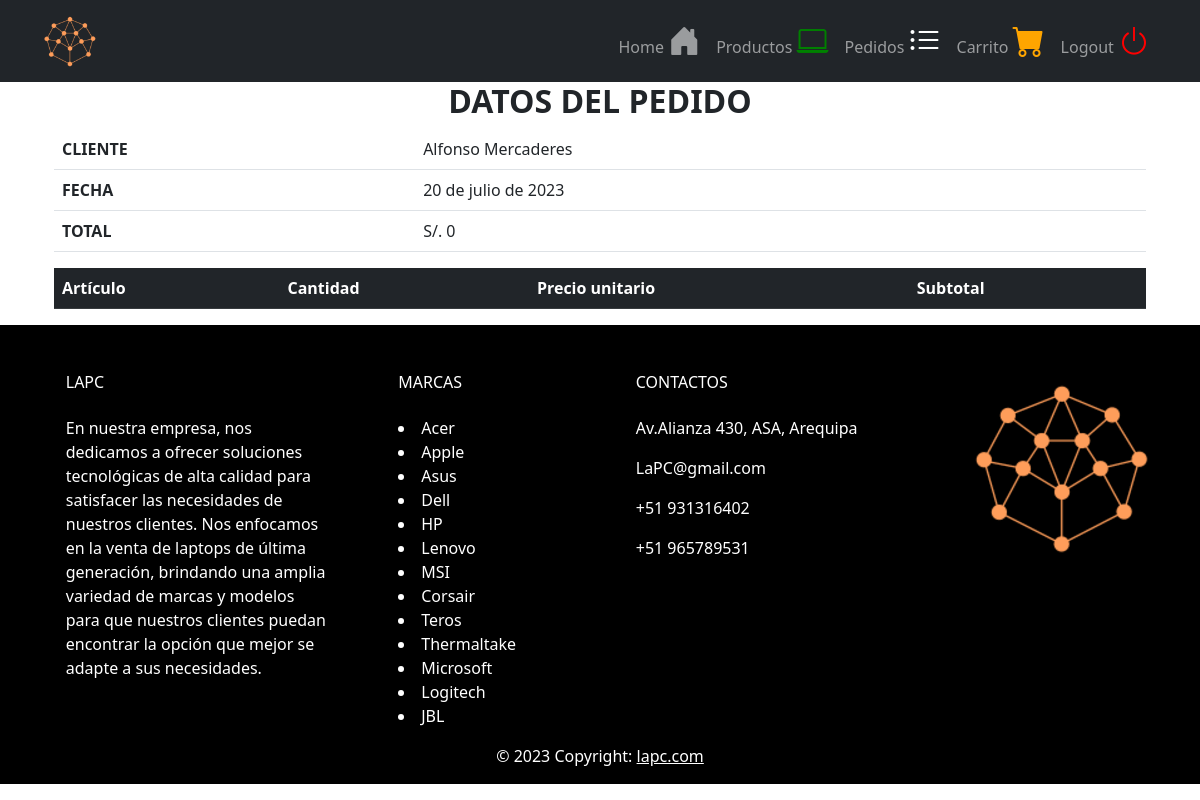
Page /pedido_detalle/3/ (signed in) on the committed database.
### tienda/models.py (models this page shows, shortened)
class Pedido(models.Model):  # Cambiar modelo manytomany
    PedCabCodCli = models.ForeignKey(Cliente, on_delete=models.CASCADE)
    PedCabFec = models.DateField(auto_now_add=True)
    PedDetArtCod = models.ManyToManyField(Carrito, symmetrical=False)
    PedDetEstReg = models.BooleanField(default=True)
    _total = 0
    @property
    def total(self):
        self._total = 0
        for c in self.PedDetArtCod.all():
            self._total += c.subtotal
        return self._total

class Cliente(AbstractUser):
    CliDNI = models.CharField(max_length=8)
    CliApePat = models.CharField(max_length=20)
    CliNom = models.CharField(max_length=20)
    CliEstReg = models.BooleanField(default=True)
    def __str__(self):
        return self.CliNom + ' ' + self.CliApePat
    password = models.CharField(max_length=128, null=True)
    username = models.CharField(max_length=150, unique=True, null=True)

### tienda/views.py (the view, shortened to what this page needs)
# urls.py: path('pedido_detalle/<int:pedidoID>/', views.PedidoDetalle.as_view(), name='pedido_detalle'),
@method_decorator(login_required, name='dispatch')
class PedidoDetalle(View):
    def get(self, request, pedidoID, *args, **kwargs):
        pedido = get_object_or_404(
            Pedido, pk=pedidoID, PedCabCodCli=request.user)
        detalles = []
        return render(request, 'pedido_detalle.html', {'pedido': pedido, 'detalles': detalles})

### tienda/templates/pedido_detalle.html (shortened to what this page needs)
{% extends 'base.html' %}
{% block content %}
<div class="container">
  <div class="container">
    <h2 class="text-center fw-bolder">DATOS DEL PEDIDO</h2>
    <table class="table">
      <tbody>
        <tr>
          <th scope="row">CLIENTE</th>
          <td>{{ pedido.PedCabCodCli }}</td>
        </tr>
        <tr>
          <th scope="row">FECHA</th>
          <td>{{ pedido.PedCabFec }}</td>
        </tr>
        <tr>
          <th scope="row">TOTAL</th>
          <td>S/. {{ pedido.total }}</td>
        </tr>
      </tbody>
    </table>
  </div>
  <div class="container">
    <table class="table">
      <thead class="table-dark">
        <tr>
          <th>Artículo</th>
          <th>Cantidad</th>
          <th>Precio unitario</th>
          <th>Subtotal</th>
        </tr>
      </thead>
    </table>
  </div>
</div>
{% endblock %}

### rows in the picture
Pedido: PedCabCodCli "Alfonso Mercaderes", PedCabFec "20 de julio de 2023", total "0"
